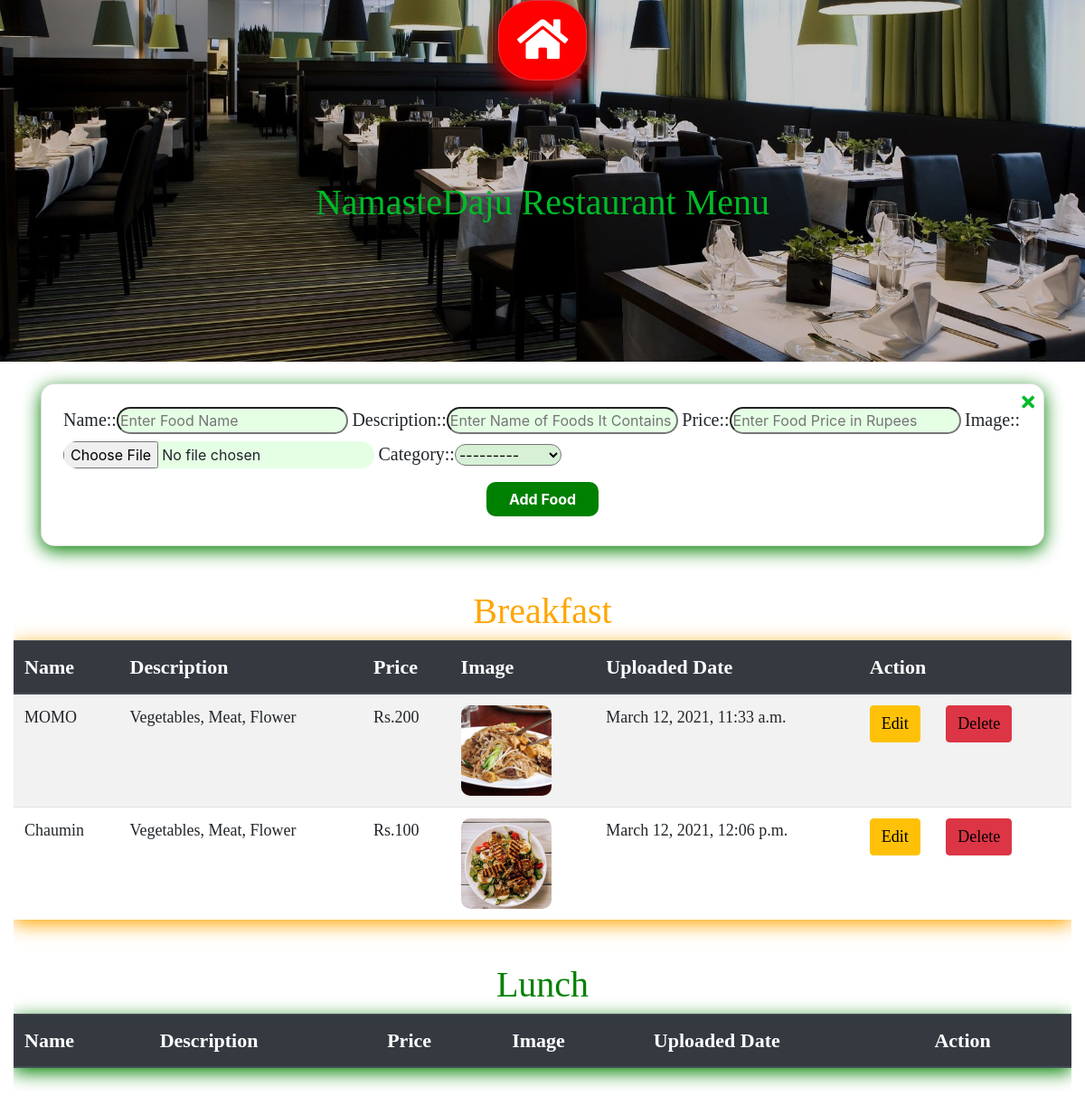
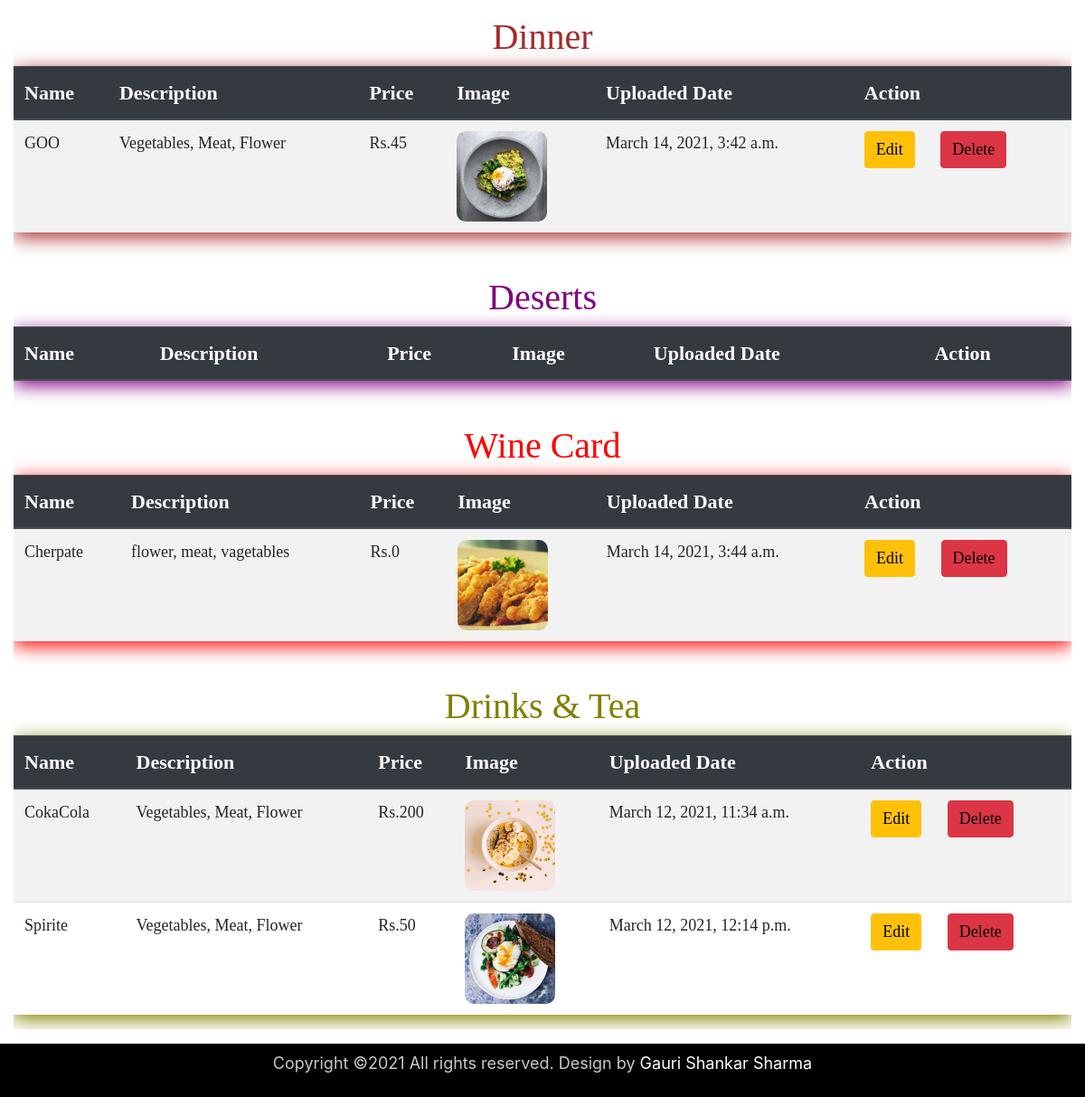
The app's page /Nd/ad_menu with its own data (2 pictures, top to bottom).
### Nd/models.py (models this page shows, shortened)
class Menu(models.Model):
    options = (('Breakfast', 'Breakfast'), ('Lunch', 'Lunch'), ('Dinner', 'Dinner'), ('Deserts', 'Deserts'), ('Wine Card', 'Wine Card'), ('Drinks & Tea', 'Drinks & Tea'))
    name = models.CharField(max_length=50, validators=[validators.MinLengthValidator(2)])
    description = models.CharField(max_length=200, validators=[validators.MinLengthValidator(4)])
    price = models.IntegerField()
    image = models.FileField(upload_to='static/images/uploads/menu')
    category = models.CharField(max_length=200, choices=options ,validators=[validators.MinLengthValidator(4)])
    uploaded_date = models.DateTimeField(auto_now_add=True)

### Nd/views.py (the view, shortened to what this page needs)
# urls.py: path('ad_menu', views.ad_menu),
def ad_menu(request):
    dictionary = {'key': Menu.objects.all(), 'form': MenuForm, 'action': "Add"}
    return render(request, 'Nd/AdMenu.html', dictionary)

### Nd/templates/Nd/AdMenu.html (shortened to what this page needs)
{% extends 'AdMain.html' %}
{% load bootstrap %}
{% load static %}
{% block css_link %}
    <link href="{% static 'css/AdMenu.css' %}" rel="stylesheet" type="text/css"/>
    <link href="{% static 'css/AdNavbar.css' %}" rel="stylesheet" type="text/css"/>
{% endblock %}
{% block content %}
    {% include 'AdNavbar.html' %}
    <div class="container-fluid d-flex flex-column px-0" id="AdMenu">
        <div class="container-fluid d-flex justify-content-center pb-sm-5" id="AMH">
          <h1>NamasteDaju Restaurant Menu</h1>
        </div>
        <div class="container d-flex justify-content-end pb-4">
        </div>
        <div class="container mb-5" id="Form">
            <div class="card p-4" id="Card">
                <span class="fa fa-times" onclick="hide()" id="Cs"></span>
                <form class="form" method="POST" enctype="multipart/form-data">
                    {{ form | bootstrap_horizontal }}
                    <div class="d-flex justify-content-center py-2">
                        <button type="submit" class="btn px-4">{{action}} Food</button>
                    </div>
                </form>
            </div>
        </div>
        <div class="container-fluid" id="Table">
            <div class="table-responsive">
                <table class="table table-striped mb-5" id="Breakfast">
                    <h1 class="text-center" id="Bh1">Breakfast</h1>
                    <thead class="thead-dark">
                        <tr>
                            <th>Name</th>
                            <th>Description</th>
                            <th>Price</th>
                            <th>Image</th>
                            <th>Uploaded Date</th>
                            <th>Action</th>
                        </tr>
                    </thead>
                    <tbody>
                        {% for i in key %}
                        {% if i.category == "Breakfast" %}
                        <tr>
                            <td>{{i.name}}</td>
                            <td>{{i.description}}</td>
                            <td>Rs.{{i.price}}</td>
                            <td><img src="/{{i.image}}"/></td>
                            <td>{{i.uploaded_date}}</td>
                            <td>
                                <a href="/Nd/updatefood/{{i.id}}" class="btn btn-warning mr-4">Edit</a>
                                <a href="/Nd/deletefood/{{i.id}}" class="btn btn-danger" onclick="return confirm('Are you sure want to delete this food?')">Delete</a>
                            </td>
                        </tr>
                        {% endif %}
                        {% endfor %}
                    </tbody>
                </table>
            </div>
            <div  class="table-responsive">
                <table class="table table-striped mb-5" id="Lunch">
                    <h1 class="text-center" id="Lh1">Lunch</h1>
                    <thead class="thead-dark">
                        <tr>
                            <th>Name</th>
                            <th>Description</th>
                            <th>Price</th>
                            <th>Image</th>
                            <th>Uploaded Date</th>
                            <th>Action</th>
                        </tr>
                    </thead>
                </table>
            </div>
            <div  class="table-responsive">
                <table class="table table-striped mb-5" id="Dinner">
                    <h1 class="text-center" id="Dnh1">Dinner</h1>
                    <thead class="thead-dark">
                        <tr>
                            <th>Name</th>
                            <th>Description</th>
                            <th>Price</th>
                            <th>Image</th>
                            <th>Uploaded Date</th>
                            <th>Action</th>
                        </tr>
                    </thead>
                    <tbody>
                        {% for i in key %}
                        {% if i.category == "Dinner" %}
                        <tr>
                            <td>{{i.name}}</td>
                            <td>{{i.description}}</td>
                            <td>Rs.{{i.price}}</td>
                            <td><img src="/{{i.image}}"/></td>
                            <td>{{i.uploaded_date}}</td>
                            <td>
                                <a href="/Nd/updatefood/{{i.id}}" class="btn btn-warning mr-4">Edit</a>
                                <a href="/Nd/deletefood/{{i.id}}" class="btn btn-danger" onclick="return confirm('Are you sure want to delete this food?')">Delete</a>
                            </td>
                        </tr>
                        {% endif %}
                        {% endfor %}
                    </tbody>
                </table>
            </div>
            <div  class="table-responsive">
                <table class="table table-striped mb-5" id="Deserts">
                    <h1 class="text-center" id="Dsh1">Deserts</h1>
                     <thead class="thead-dark">
                        <tr>
                            <th>Name</th>
                            <th>Description</th>
                            <th>Price</th>
                            <th>Image</th>
                            <th>Uploaded Date</th>
                            <th>Action</th>
                        </tr>
                    </thead>
                </table>
            </div>
            <div class="table-responsive">
                <table class="table table-striped mb-5" id="Wine_Card">
                    <h1 class="text-center" id="Wh1">Wine Card</h1>
                    <thead class="thead-dark">
                        <tr>
                            <th>Name</th>
                            <th>Description</th>
                            <th>Price</th>
                            <th>Image</th>
                            <th>Uploaded Date</th>
                            <th>Action</th>
                        </tr>
                    </thead>
                    <tbody>
                        {% for i in key %}
                        {% if i.category == "Wine Card" %}
                        <tr>
                            <td>{{i.name}}</td>
                            <td>{{i.description}}</td>
                            <td>Rs.{{i.price}}</td>
                            <td><img src="/{{i.image}}"/></td>
                            <td>{{i.uploaded_date}}</td>
                            <td>
                                <a href="/Nd/updatefood/{{i.id}}" class="btn btn-warning mr-4">Edit</a>
                                <a href="/Nd/deletefood/{{i.id}}" class="btn btn-danger" onclick="return confirm('Are you sure want to delete this food?')">Delete</a>
                            </td>
                        </tr>
                        {% endif %}
                        {% endfor %}
                    </tbody>
                </table>
            </div>
            <div class="table-responsive">
                <table class="table table-striped" id="Drinks_Tea">
                    <h1 class="text-center" id="Dth1">Drinks & Tea</h1>
                    <thead class="thead-dark">
                        <tr>
                            <th>Name</th>
                            <th>Description</th>
                            <th>Price</th>
                            <th>Image</th>
                            <th>Uploaded Date</th>
                            <th>Action</th>
                        </tr>
                    </thead>
                    <tbody>
                        {% for i in key %}
                        {% if i.category == "Drinks & Tea" %}
                        <tr>
                            <td>{{i.name}}</td>
                            <td>{{i.description}}</td>
                            <td>Rs.{{i.price}}</td>
                            <td><img src="/{{i.image}}"/></td>
                            <td>{{i.uploaded_date}}</td>
                            <td>
                                <a href="/Nd/updatefood/{{i.id}}" class="btn btn-warning mr-4">Edit</a>
                                <a href="/Nd/deletefood/{{i.id}}" class="btn btn-danger" onclick="return confirm('Are you sure want to delete this food?')">Delete</a>
                            </td>
                        </tr>
                        {% endif %}
                        {% endfor %}
                    </tbody>
                </table>
            </div>
        </div>
    </div>
    <div class="container-fluid d-flex justify-content-center py-2 mt-3" id="Copyright">
        <p>Copyright ©2021 All rights reserved. Design by <a href="#">Gauri Shankar Sharma</a></p>
    </div>
{% endblock %}

### static/css/AdMenu.css (style rules this page uses)
#Cs { color: rgb(0, 187, 40); font-size: 20px; position: absolute; top: 10px; right: 10px; z-index: 1000; }
#AMH { height: 400px; background-image: linear-gradient( rgba(0, 0, 0, 0.2), rgba(0, 0, 0, 0.2) ) ,url("../images/admin/b.jpg"); background-position: center; background-repeat: no-repeat; background-size: cover; }
#AMH h1 { margin-top: 200px; font-size: 40px; color: rgb(0, 187, 40); font-family: 'Times New Roman', Times, serif; }
#Card { border-radius: 15px; box-shadow: 0px 5px 20px green; }
#Card label { font-size: 20px; font-family: 'Times New Roman', Times, serif; }
#Card input, select { background-image: linear-gradient( rgba(0, 255, 0, 0.1), rgba(0, 255, 0, 0.1) ); border-radius: 15px; }
#Card button, #AMB { color: white; font-weight: bold; background-color:green; text-decoration: none; border-radius: 10px; }
#Table h1, th, td { font-family: 'Times New Roman', Times, serif; }
#Table th { font-size: 22px; }
#Table td { font-size: 18px; }
#Table td a { color: black; font-size: 18px; }
#Table img { height: 100px; border-radius: 10px; }
#Breakfast { box-shadow: 0px 5px 20px orange; }
#Bh1 { color: orange; }
#Lunch { box-shadow: 0px 5px 20px green; }
#Lh1 { color: green; }
#Dinner { box-shadow: 0px 5px 20px brown; }
#Dnh1 { color: brown; }
#Deserts { box-shadow: 0px 5px 20px purple; }
#Dsh1 { color: purple; }
#Wine_Card { box-shadow: 0px 5px 20px red; }
#Wh1 { color: red; }
#Drinks_Tea { box-shadow: 0px 5px 20px olive; }
#Dth1 { color: olive; }
#Copyright { background-color: black; }
#Copyright p { font-size: 18px; color: #c9c9c9; }
#Copyright p a { color: white; text-decoration: none; }

### records on screen
Menu: name "MOMO", description "Vegetables, Meat, Flower", price "200", image (picture), uploaded_date "March 12, 2021, 11:33 a.m."
Menu: name "Chaumin", description "Vegetables, Meat, Flower", price "100", image (picture), uploaded_date "March 12, 2021, 12:06 p.m."
Menu: name "GOO", description "Vegetables, Meat, Flower", price "45", image (picture), uploaded_date "March 14, 2021, 3:42 a.m."
Menu: name "Cherpate", description "flower, meat, vagetables", price "0", image (picture), uploaded_date "March 14, 2021, 3:44 a.m."
Menu: name "CokaCola", description "Vegetables, Meat, Flower", price "200", image (picture), uploaded_date "March 12, 2021, 11:34 a.m."
Menu: name "Spirite", description "Vegetables, Meat, Flower", price "50", image (picture), uploaded_date "March 12, 2021, 12:14 p.m."

### other values on screen
{{ action }} "Add"
